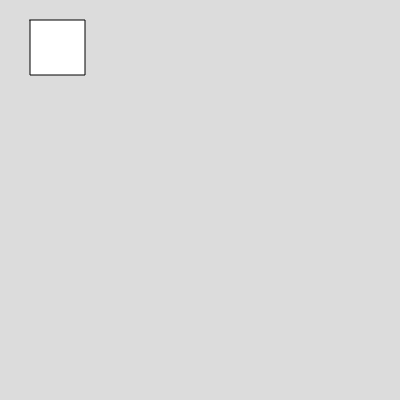
Frame 1 (no input)
Frame 60 (no input): identical to frame 1, image omitted
Frame 120 (the mouse pressed at the canvas centre since frame 60): identical to frame 1, image omitted

The p5.js sketch that drew this single still picture (run headless with seeded random() and noise() and a simulated clock; from frame 60 on, the mouse is pressed at the canvas centre):

// p5.js sketch
// ── sketch.js
let vectors;

function setup() {
  createCanvas(400, 400);

  vectors  = [
    createVector(30, 20),
    createVector(85, 20),
    createVector(85, 75),
    createVector(30, 75)
  ];
}

function draw() {
  background(220);

  beginShape();
  vectors.forEach(v => {
    vertex(v.x, v.y);
  }); 
  endShape(CLOSE);
}
